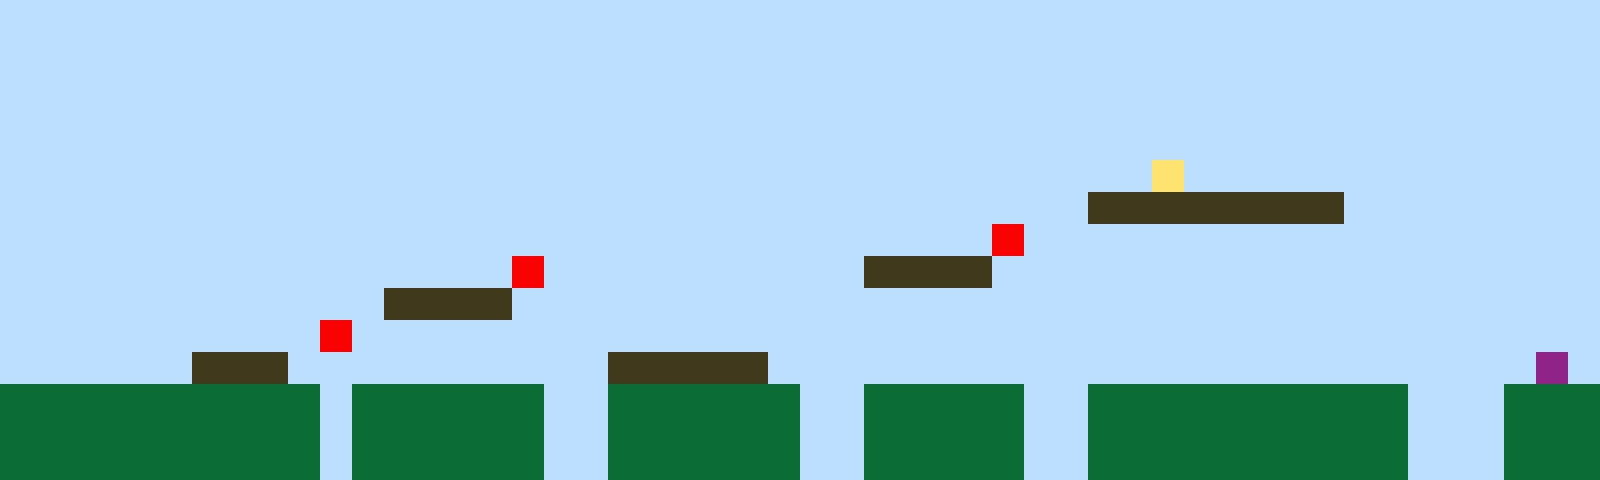

The image is a tile-based game level rendered from a .tmx file. Its description and complete source (layers, tilesets, objects, tile grids) follow:
An orthogonal 50x15 tile map with 32x32 px tiles, 1 tile layer (Tile Layer 1).

<map version="1.10" tiledversion="1.11.2" orientation="orthogonal" renderorder="right-up" width="50" height="15" tilewidth="32" tileheight="32" infinite="0" nextlayerid="2" nextobjectid="1"><editorsettings><export target="map1.csv" format="csv" /></editorsettings><tileset firstgid="1" name="sprites" tilewidth="32" tileheight="32" tilecount="6" columns="3"><image source="sprites.png" width="96" height="64" /></tileset><layer id="1" name="Tile Layer 1" width="50" height="15"><data encoding="csv">1,1,1,1,1,1,1,1,1,1,1,1,1,1,1,1,1,1,1,1,1,1,1,1,1,1,1,1,1,1,1,1,1,1,1,1,1,1,1,1,1,1,1,1,1,1,1,1,1,1,1,1,1,1,1,1,1,1,1,1,1,1,1,1,1,1,1,1,1,1,1,1,1,1,1,1,1,1,1,1,1,1,1,1,1,1,1,1,1,1,1,1,1,1,1,1,1,1,1,1,1,1,1,1,1,1,1,1,1,1,1,1,1,1,1,1,1,1,1,1,1,1,1,1,1,1,1,1,1,1,1,1,1,1,1,1,1,1,1,1,1,1,1,1,1,1,1,1,1,1,1,1,1,1,1,1,1,1,1,1,1,1,1,1,1,1,1,1,1,1,1,1,1,1,1,1,1,1,1,1,1,1,1,1,1,1,1,1,1,1,1,1,1,1,1,1,1,1,1,1,1,1,1,1,1,1,1,1,1,1,1,1,1,1,1,1,1,1,1,1,1,1,1,1,1,1,1,1,1,1,1,1,1,1,1,1,1,1,1,1,1,1,1,1,1,1,1,1,1,1,1,1,1,1,1,1,1,1,1,1,1,1,1,1,1,1,1,1,1,1,1,1,1,1,1,1,1,1,1,1,1,1,1,1,1,1,4,1,1,1,1,1,1,1,1,1,1,1,1,1,1,1,1,1,1,1,1,1,1,1,1,1,1,1,1,1,1,1,1,1,1,1,1,1,1,1,1,1,1,1,1,1,1,1,3,3,3,3,3,3,3,3,1,1,1,1,1,1,1,1,1,1,1,1,1,1,1,1,1,1,1,1,1,1,1,1,1,1,1,1,1,1,1,1,1,1,1,1,1,1,1,5,1,1,1,1,1,1,1,1,1,1,1,1,1,1,1,1,1,1,1,1,1,1,1,1,1,1,1,1,1,1,1,1,1,1,5,1,1,1,1,1,1,1,1,1,1,3,3,3,3,1,1,1,1,1,1,1,1,1,1,1,1,1,1,1,1,1,1,1,1,1,1,1,1,1,1,1,1,1,1,1,3,3,3,3,1,1,1,1,1,1,1,1,1,1,1,1,1,1,1,1,1,1,1,1,1,1,1,1,1,1,1,1,1,1,1,1,1,1,1,1,1,1,1,1,1,1,1,1,5,1,1,1,1,1,1,1,1,1,1,1,1,1,1,1,1,1,1,1,1,1,1,1,1,1,1,1,1,1,1,1,1,1,1,1,1,1,1,1,1,1,1,1,1,1,3,3,3,1,1,1,1,1,1,1,1,1,1,3,3,3,3,3,1,1,1,1,1,1,1,1,1,1,1,1,1,1,1,1,1,1,1,1,1,1,1,1,6,1,2,2,2,2,2,2,2,2,2,2,1,2,2,2,2,2,2,1,1,2,2,2,2,2,2,1,1,2,2,2,2,2,1,1,2,2,2,2,2,2,2,2,2,2,1,1,1,2,2,2,2,2,2,2,2,2,2,2,2,2,1,2,2,2,2,2,2,1,1,2,2,2,2,2,2,1,1,2,2,2,2,2,1,1,2,2,2,2,2,2,2,2,2,2,1,1,1,2,2,2,2,2,2,2,2,2,2,2,2,2,1,2,2,2,2,2,2,1,1,2,2,2,2,2,2,1,1,2,2,2,2,2,1,1,2,2,2,2,2,2,2,2,2,2,1,1,1,2,2,2</data></layer></map>
